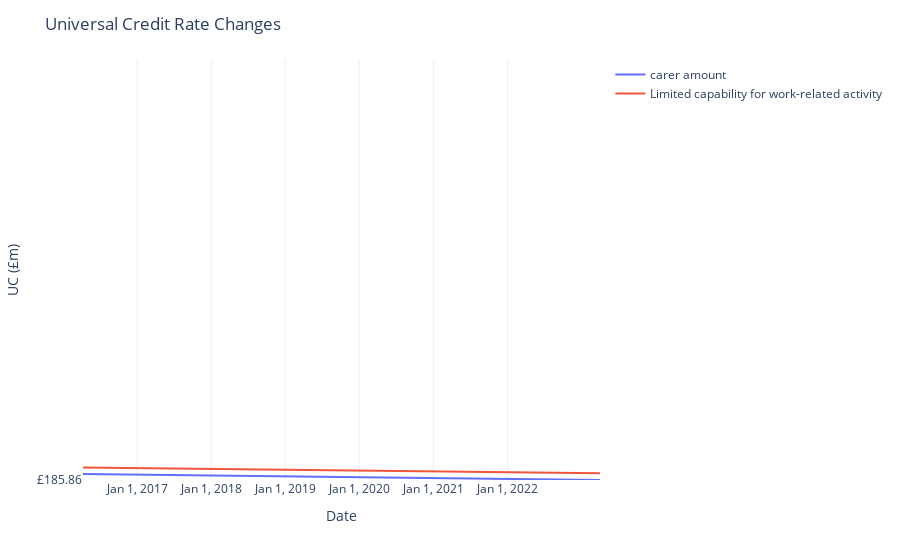

Source (notebook cell):
### Code cell
import plotly.express as px
from policyengine_uk.data import EnhancedFRS

px.line(
    data,
    x="Date",
    y=[
        "carer amount",
        "Limited capability for work-related activity",
    ],
).update_layout(
    template="plotly_white",
    title="Universal Credit Rate Changes",
    xaxis_tickvals=list(range(2016, 2023)),
    yaxis_title="UC (£m)",
    legend_title="",
    yaxis_range=(0, 500),
)

### Figure 1 — Plotly figure (JSON) as saved in the notebook; plotly's stock layout.template omitted (floating-point values rounded to 4 significant figures)
{"data": [{"hovertemplate": "variable=carer amount<br>Date=%{x}<br>value=%{y}<extra></extra>", "legendgroup": "carer amount", "line": {"color": "#636efa", "dash": "solid"}, "marker": {"symbol": "circle"}, "mode": "lines", "name": "carer amount", "orientation": "v", "showlegend": true, "type": "scatter", "x": ["2023-04-01", "2022-04-06", "2021-04-12", "2020-04-06", "2019-04-08", "2018-04-09", "2017-04-10", "2016-04-09"], "xaxis": "x", "y": ["£185.86", "£168.81", "£163.73", "£162.92", "£160.20", "£156.45", "£151.89", "£150.39"], "yaxis": "y"}, {"hovertemplate": "variable=Limited capability for work-related activity<br>Date=%{x}<br>value=%{y}<extra></extra>", "legendgroup": "Limited capability for work-related activity", "line": {"color": "#EF553B", "dash": "solid"}, "marker": {"symbol": "circle"}, "mode": "lines", "name": "Limited capability for work-related activity", "orientation": "v", "showlegend": true, "type": "scatter", "x": ["2023-04-01", "2022-04-06", "2021-04-12", "2020-04-06", "2019-04-08", "2018-04-09", "2017-04-10", "2016-04-09"], "xaxis": "x", "y": ["£390.06", "£354.28", "£343.63", "£341.92", "£336.20", "£328.32", "£318.76", "£315.60"], "yaxis": "y"}], "layout": {"legend": {"title": {"text": ""}, "tracegroupgap": 0}, "margin": {"t": 60}, "title": {"text": "Universal Credit Rate Changes"}, "xaxis": {"anchor": "y", "domain": [0, 1], "tickvals": [2016, 2017, 2018, 2019, 2020, 2021, 2022], "title": {"text": "Date"}}, "yaxis": {"anchor": "x", "domain": [0, 1], "range": [0, 500], "title": {"text": "UC (£m)"}}}}
